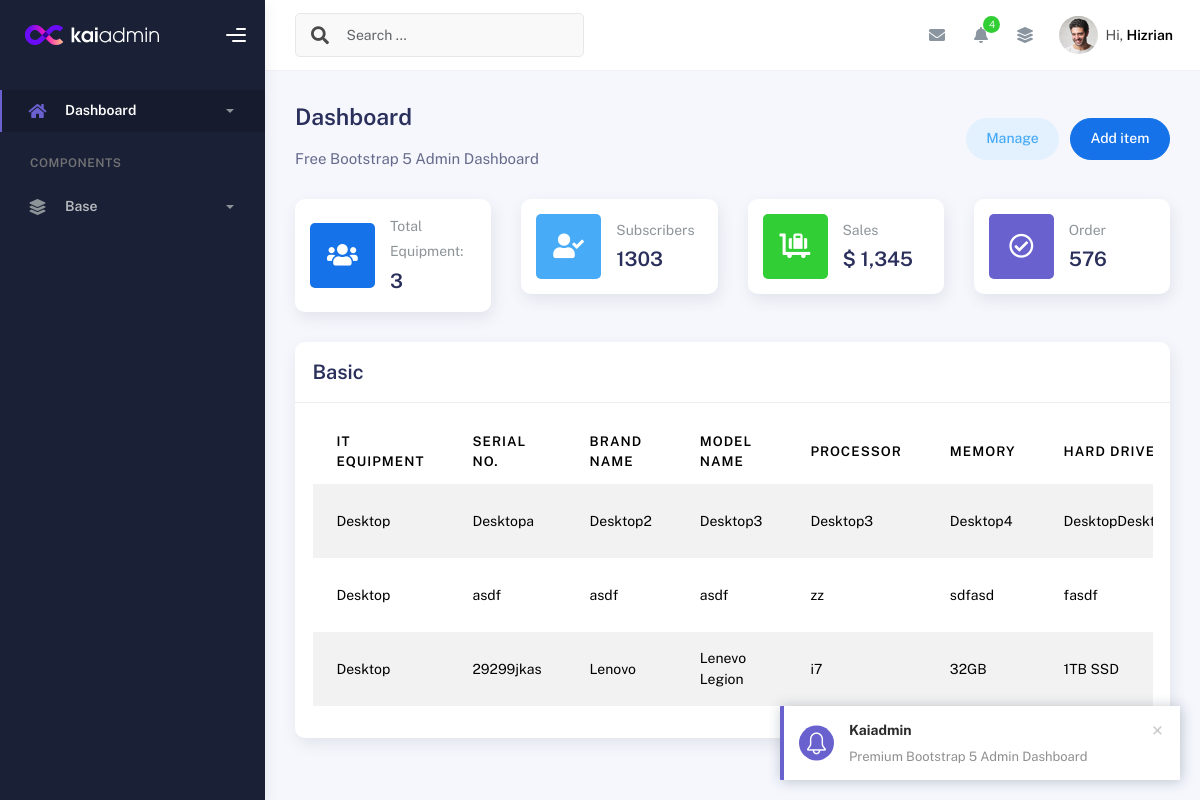
/, run on an earlier commit of the app's database.
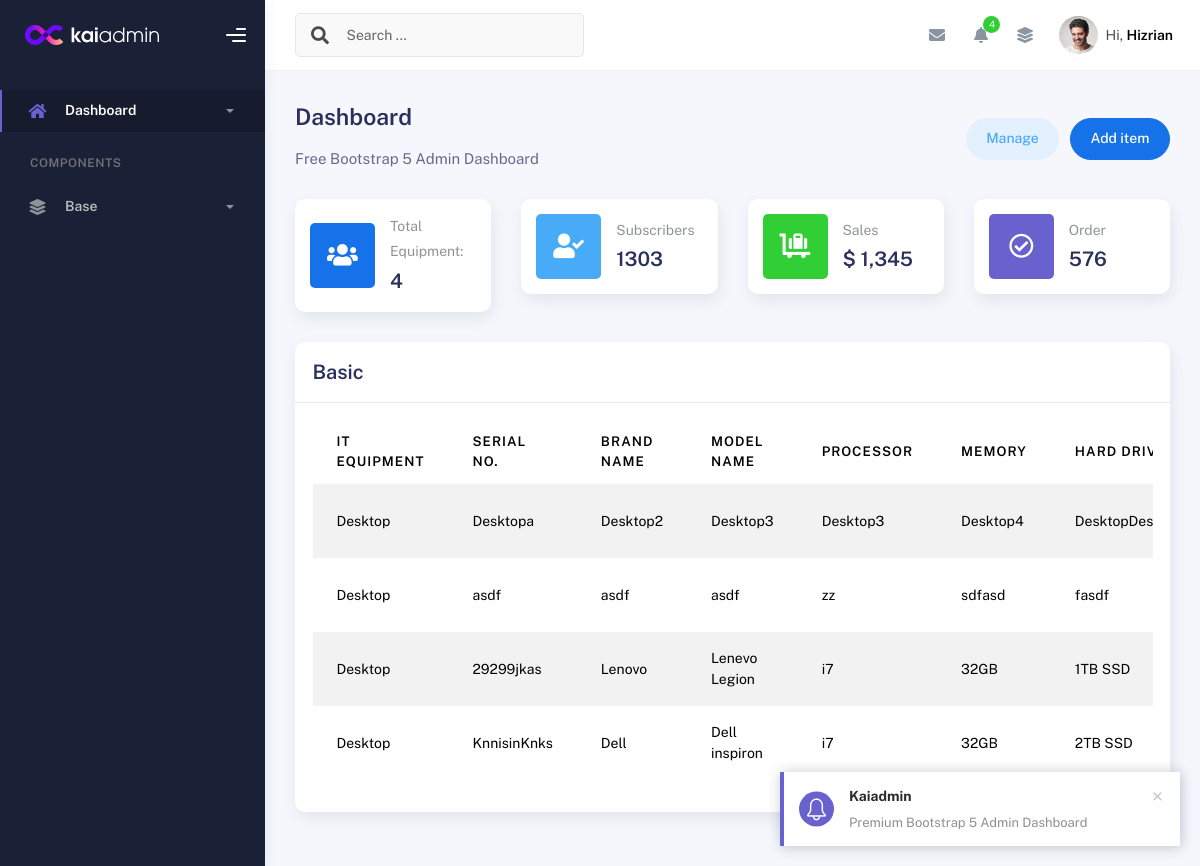
And on a later commit of the database.
### inventory/models.py (models this page shows, shortened)
class DESKTOPPACKAGE(models.Model):
    id = models.AutoField(primary_key=True)
    EQUIPMENT_CHOICES = [
        ('Desktop', 'Desktop'),
        ('Laptop', 'Laptop'),
        ('UPS', 'UPS'),
        ('Mouse', 'Mouse'),
    ]
    name = models.CharField(
        max_length=100,
        choices=EQUIPMENT_CHOICES,  # Use choices here
        default='desktop'  # Default value if needed
    )
    desktop_SerialNo = models.CharField(max_length=100)
    desktop_BrandName = models.CharField(max_length=100)
    desktop_Model = models.CharField(max_length=100)
    desktop_Processor = models.CharField(max_length=33)
    desktop_Memory = models.CharField(max_length=100)
    desktop_Drive = models.CharField(max_length=332)
    desktop_Graphics = models.CharField(max_length=100)
    desktop_Graphics_Size = models.CharField(max_length=100)
    desktop_OS = models.CharField(max_length=100)
    desktop_Office = models.CharField(max_length=100)
    desktop_OS_keys = models.CharField(max_length=100)
    desktop_Office_keys = models.CharField(max_length=100)
    desktop_Image = models.ImageField(upload_to='equipment_images/', blank=True, null=True)  # Add this line

### inventory/views.py (the view)
# urls.py: path('', views.desktop_list_func, name='desktop_list_page'),
def desktop_list_func(request):
    desktop_list = DESKTOPPACKAGE.objects.all()
    desktop_count = desktop_list.count()
    return render(request, 'base.html', {'desktop_List': desktop_list, 'desktop_count': desktop_count})

### templates/base.html (shortened to what the changed rows need)
{% load static %}
<!DOCTYPE html>
<html lang="en">
  <head>
    {% block head %}
    <link rel="stylesheet" href="{% static 'css/bootstrap.min.css' %}">
    <link rel="stylesheet" href="{% static 'css/plugins.min.css' %}">
    <link rel="stylesheet" href="{% static 'css/kaiadmin.min.css' %}">
    {% endblock %}
  </head>
  <body>
    {% block sidebar %}
    <div class="wrapper">
       {% endblock %}
      <div class="main-panel">
{% block content %}
        <div class="container">
          <div class="page-inner">
            <div class="row">
              <div class="col-sm-6 col-md-3">
                <div class="card card-stats card-round">
                  <div class="card-body">
                    <div class="row align-items-center">
                      <div class="col col-stats ms-3 ms-sm-0">
                        <div class="numbers">
                          <p class="card-category">Total Equipment:</p>
                          <h4 class="card-title">{{ desktop_count }}</h4>
                        </div>
                      </div>
                    </div>
                  </div>
                </div>
              </div>
            </div>
            <div class="row">
              <div class="col-md-12">
                <div class="card">
                  <div class="card-body">
                    <div class="table-responsive">
                      <table id="basic-datatables" class="display table table-striped table-hover">
                        <thead>
                          <tr>
                            <th>IT Equipment</th>
                            <th>Serial No.</th>
                            <th>Brand Name</th>
                            <th>Model Name</th>
                            <th>Processor</th>
                            <th>Memory</th>
                            <th>Hard Drive</th>
                          </tr>
                        </thead>
                        <tbody>
                          {% for desktop in desktop_List %}
                          <tr>
                            <td>{{ desktop.name }}</td>
                            <td>{{ desktop.desktop_SerialNo }}</td>
                            <td>{{ desktop.desktop_BrandName }}</td>
                            <td>{{ desktop.desktop_Model }}</td>
                            <td>{{ desktop.desktop_Processor }}</td>
                            <td>{{ desktop.desktop_Memory }}</td>
                            <td>{{ desktop.desktop_Drive }}</td>
                          </tr>
                          {% endfor %}
                        </tbody>
                      </table>
                    </div>
                  </div>
                </div>
              </div>
            </div>
        </div>
{% endblock %}
  </body>
</html>

What changed in the data, as far as the page shows it:
added DESKTOPPACKAGE: name "Desktop", desktop_SerialNo "KnnisinKnks", desktop_BrandName "Dell", desktop_Model "Dell inspiron", desktop_Processor "i7", desktop_Memory "32GB", desktop_Drive "2TB SSD"
Also different on the page:
{{ desktop_count }}: "3" → "4"
